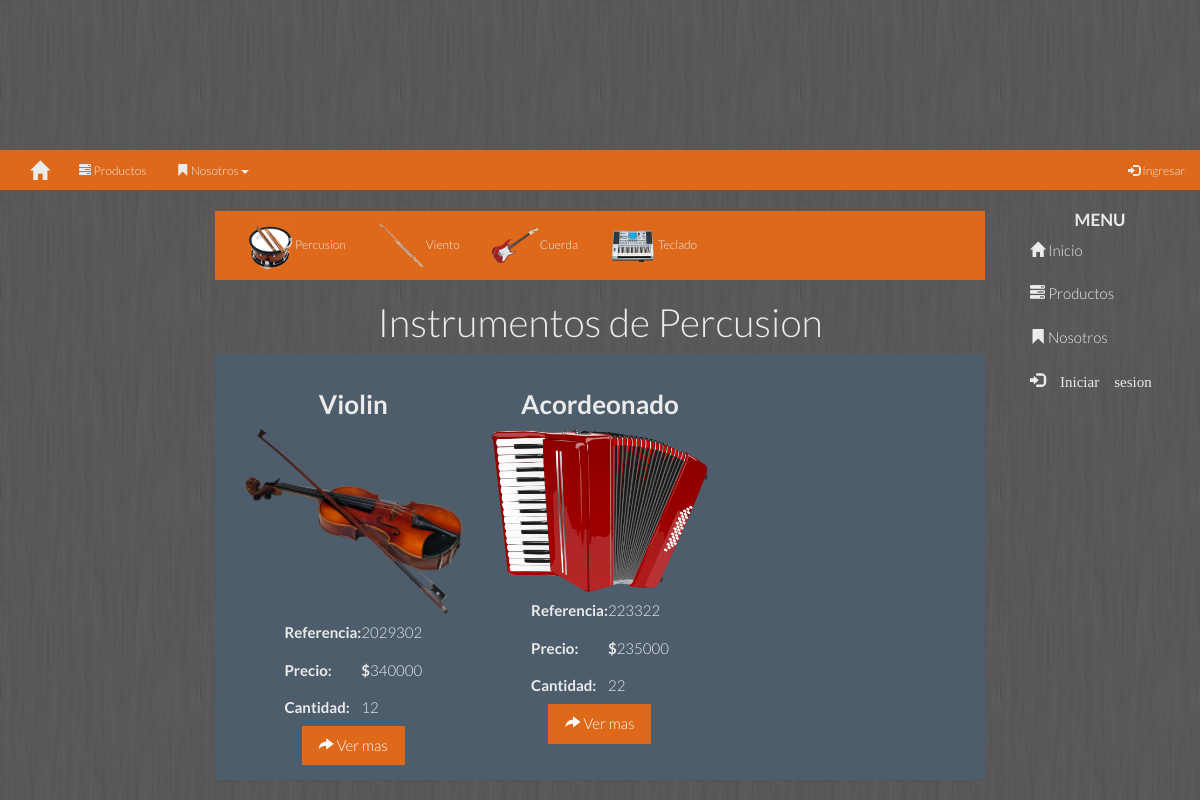
The page /Index.php/listarprodpercusion on the database its author committed.
### tables this page shows
CREATE TABLE IF NOT EXISTS `producto` (
  `codp` varchar(255) NOT NULL DEFAULT '',
  `precio` float DEFAULT NULL,
  `cantidad` int(255) DEFAULT NULL,
  `nombre` varchar(255) DEFAULT NULL,
  `tipo` varchar(255) DEFAULT NULL,
  `Ruta_img` varchar(255) NOT NULL,
  `Descripcion` text NOT NULL,
  PRIMARY KEY (`codp`)
);

### Controlador.php (called while the page is built, shortened)
<?php
	require_once "Modelos/Modelo_productos.php";
	function listarproductos_action($tipo){
		$producto=listarproductos($tipo);
		require "plantillas/listarproductos.php";
	}
?>

### Modelos/Modelo_productos.php (called while the page is built, shortened)
<?php
	function listarproductos($tipo){
		$conexion=conectar_base_de_datos();
		$consulta = "SELECT * FROM producto WHERE tipo='$tipo'";
		$resultado = mysqli_query($conexion,$consulta);
		$productos=array();
		while ($fila = $resultado->fetch_assoc()) {
			$productos[]=$fila;
		}
		return $productos;
	}
?>

### plantillas/listarproductos.php (the view, shortened to what this page needs)
<?php ob_start();
  if(isset($_SESSION["Tipo"])){
    switch($_SESSION["Tipo"]){
      case 'Administrador':
        include 'plantillas/menu/menu_administrador.php';
      break;
      case 'Usuario':
        include 'plantillas/menu/menu_usuario.php';
      break;
    }
  }else{
  	include 'plantillas/menu/menu_publico.php';
  } ?>
<div class="row">
	<div class="col-xs-2 col-sm-2 col-md-2 col-lg-2">
	</div>
	<div class="col-xs-8 col-sm-8 col-md-8 col-lg-8">
		<?php require 'plantillas/menu/submenu_productos.php';?>
		<h1><center>Instrumentos de <?php echo $tipo; ?></center></h1>
		<div class="panel panel-primary">
			<div class="panel-body">
				<?php foreach ($producto as $producto):?>
					<div class="col-xs-4 col-sm-4 col-md-4 col-lg-4">
						<div class="caption">
							<h3><b><center><?php echo $producto["nombre"]; ?></center></b></h3>
							<img class="img-responsive" alt="<?php echo $producto["nombre"]; ?>" src="/Sistemas_2/productos/<?php echo $producto["tipo"]; ?>/<?php echo $producto["codp"]; ?>.png"/>
							<table align="center">
								<tr>
									<td><h5><b>Referencia:</b>  </h5></td>
									<td><h5><?php echo $producto["codp"]; ?></h5></td>
								</tr>
								<tr>
									<td><h5><b>Precio: </b></h5></td>
									<td><h5><b>$</b><?php echo $producto["precio"]; ?></h5></td>
								</tr>
								<tr>
									<td><h5><b>Cantidad: </b></h5></td>
									<td><h5><?php echo $producto["cantidad"]; ?></h5></td>
								</tr>
							</table>
							<center><a class='btn btn-primary' href='/Sistemas_2/Index.php/muestra_productos?id=<?php echo $producto["codp"]; ?>'><span class='glyphicon glyphicon-share-alt'></span> Ver mas</a></center>
						</div>
					</div>
				<?php endforeach ?>
			</div>
		</div>
	</div>
	<div class="col-xs-2 col-sm-2 col-md-2 col-lg-2">
		<?php echo $menu1;?>
	</div>
</div>
<?php include "PlantillaBase.php"; ?>

### PlantillaBase.php (style rules this page uses)
body { background-image:url(/Sistemas_2/Imagenes/fondo.jpg); }

### rows shown on the page
producto: nombre "Violin", tipo+codp (picture), codp "2029302", precio "340000", cantidad "12"
producto: nombre "Acordeonado", tipo+codp (picture), codp "223322", precio "235000", cantidad "22"

### other values the page prints
$tipo "Percusion"
